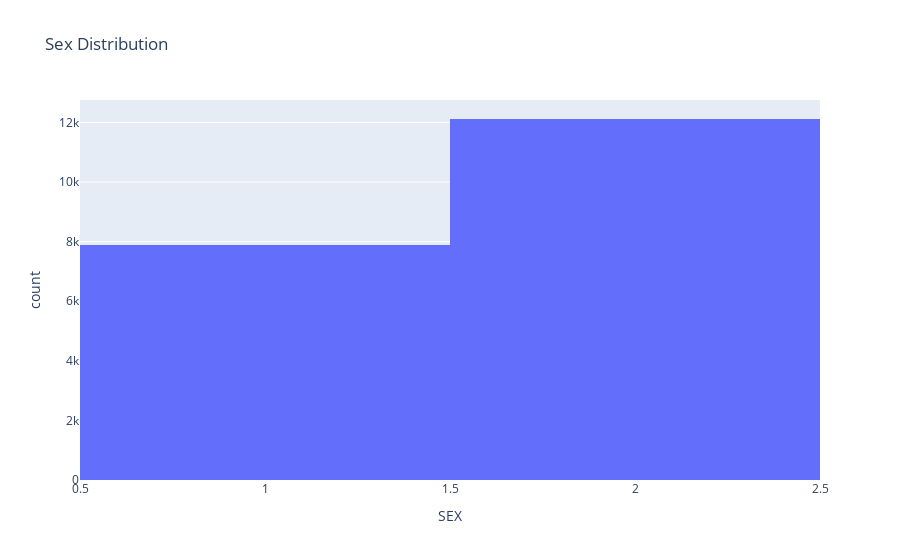

Source (notebook cell):
### Code cell
fig = px.histogram(final_df, x='SEX', title='Sex Distribution')

# show the plot
fig.show()

### Figure 1 — Plotly figure (JSON) as saved in the notebook; plotly's stock layout.template omitted (floating-point values rounded to 4 significant figures; data arrays with more than 128 entries replaced by an {"elided": "..."} marker saying what was removed)
{"data": [{"alignmentgroup": "True", "bingroup": "x", "hovertemplate": "SEX=%{x}<br>count=%{y}<extra></extra>", "legendgroup": "", "marker": {"color": "#636efa", "pattern": {"shape": ""}}, "name": "", "offsetgroup": "", "orientation": "v", "showlegend": false, "type": "histogram", "x": {"elided": "20000 int values"}, "xaxis": "x", "yaxis": "y"}], "layout": {"autosize": true, "barmode": "relative", "legend": {"tracegroupgap": 0}, "title": {"text": "Sex Distribution"}, "xaxis": {"anchor": "y", "autorange": true, "domain": [0, 1], "range": [0.5, 2.5], "title": {"text": "SEX"}, "type": "linear"}, "yaxis": {"anchor": "x", "autorange": true, "domain": [0, 1], "range": [0, 12750.0], "title": {"text": "count"}}}}
